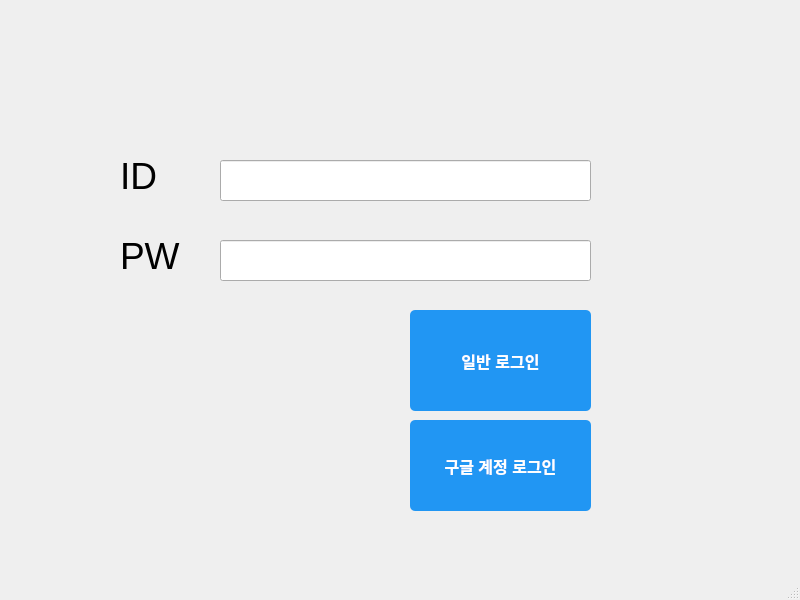
<?xml version="1.0" encoding="UTF-8"?>
<ui version="4.0">
 <class>MainWindow</class>
 <widget class="QMainWindow" name="MainWindow">
  <property name="geometry">
   <rect>
    <x>0</x>
    <y>0</y>
    <width>800</width>
    <height>600</height>
   </rect>
  </property>
  <property name="windowTitle">
   <string>MainWindow</string>
  </property>
  <property name="styleSheet">
   <string notr="true">QPushButton {
    background-color: #2196F3; /* 파란색 배경 */
    color: white; /* 흰색 글자 */
    font-size: 16px;
    font-weight: bold;
    border: none;
    border-radius: 5px;
    padding: 10px 20px;
}

QPushButton:hover {
    background-color: #1976D2; /* 마우스를 올렸을 때 더 진한 파란색 */
}

QPushButton:pressed {
    background-color: #1565C0; /* 버튼을 눌렀을 때 더 어두운 파란색 */
}</string>
  </property>
  <widget class="QWidget" name="centralwidget">
   <widget class="QLabel" name="label">
    <property name="geometry">
     <rect>
      <x>120</x>
      <y>160</y>
      <width>51</width>
      <height>31</height>
     </rect>
    </property>
    <property name="font">
     <font>
      <pointsize>28</pointsize>
     </font>
    </property>
    <property name="text">
     <string>ID</string>
    </property>
   </widget>
   <widget class="QLabel" name="label_2">
    <property name="geometry">
     <rect>
      <x>120</x>
      <y>240</y>
      <width>61</width>
      <height>31</height>
     </rect>
    </property>
    <property name="font">
     <font>
      <pointsize>28</pointsize>
     </font>
    </property>
    <property name="text">
     <string>PW</string>
    </property>
   </widget>
   <widget class="QPushButton" name="btn_basic_login">
    <property name="enabled">
     <bool>true</bool>
    </property>
    <property name="geometry">
     <rect>
      <x>410</x>
      <y>310</y>
      <width>181</width>
      <height>101</height>
     </rect>
    </property>
    <property name="contextMenuPolicy">
     <enum>Qt::DefaultContextMenu</enum>
    </property>
    <property name="styleSheet">
     <string notr="true">QPushButton {
    background-color: #2196F3; /* 파란색 배경 */
    color: white; /* 흰색 글자 */
    font-size: 16px;
    font-weight: bold;
    border: none;
    border-radius: 5px;
    padding: 10px 20px;
}

QPushButton:hover {
    background-color: #1976D2; /* 마우스를 올렸을 때 더 진한 파란색 */
}

QPushButton:pressed {
    background-color: #1565C0; /* 버튼을 눌렀을 때 더 어두운 파란색 */
}</string>
    </property>
    <property name="text">
     <string>일반 로그인</string>
    </property>
   </widget>
   <widget class="QPushButton" name="btn_google_login">
    <property name="geometry">
     <rect>
      <x>410</x>
      <y>420</y>
      <width>181</width>
      <height>91</height>
     </rect>
    </property>
    <property name="text">
     <string>구글 계정 로그인</string>
    </property>
   </widget>
   <widget class="QLineEdit" name="edit_id">
    <property name="geometry">
     <rect>
      <x>220</x>
      <y>160</y>
      <width>371</width>
      <height>41</height>
     </rect>
    </property>
   </widget>
   <widget class="QLineEdit" name="edit_pw">
    <property name="geometry">
     <rect>
      <x>220</x>
      <y>240</y>
      <width>371</width>
      <height>41</height>
     </rect>
    </property>
   </widget>
  </widget>
  <widget class="QMenuBar" name="menubar">
   <property name="geometry">
    <rect>
     <x>0</x>
     <y>0</y>
     <width>800</width>
     <height>22</height>
    </rect>
   </property>
  </widget>
  <widget class="QStatusBar" name="statusbar"/>
 </widget>
 <resources/>
 <connections/>
</ui>
